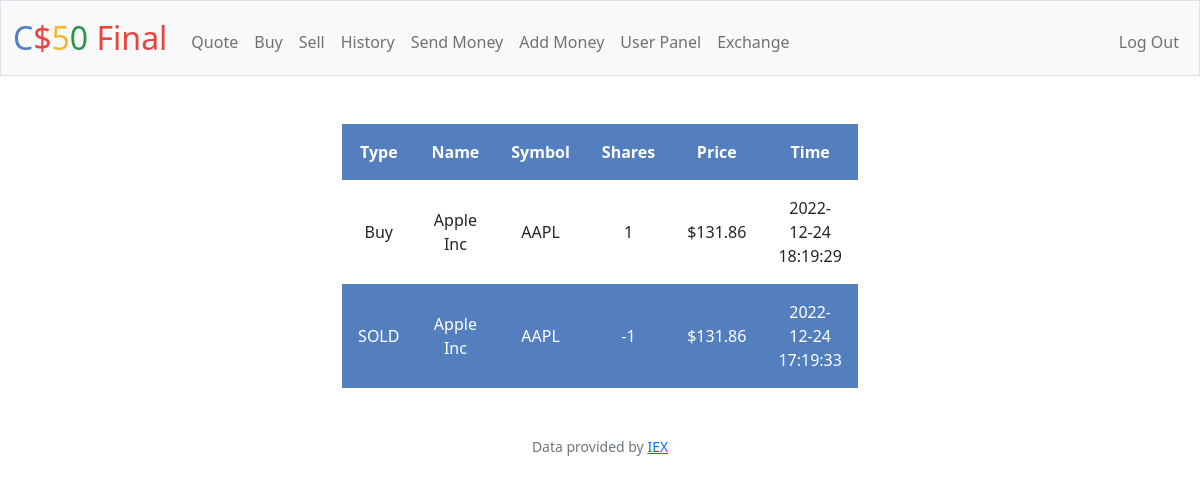
/history (signed in), run on the app's committed database.
### tables this page shows
CREATE TABLE history (
    id INTEGER PRIMARY KEY AUTOINCREMENT,
    user_id INTEGER NOT NULL,
    name TEXT NOT NULL,
    shares INTEGER NOT NULL,
    type TEXT NOT NULL,
    symbol TEXT NOT NULL,
    price NUMERIC NOT NULL,
    time TIMESTAMP DEFAULT CURRENT_TIMESTAMP,
    FOREIGN KEY(user_id) REFERENCES users(id)
);

### app.py (the view)
@app.route("/history")
@login_required
def history():
    user_id = session["user_id"]
    history_db = db.execute("SELECT type, name, symbol, shares, price, time FROM history WHERE user_id = ?", user_id)
    return render_template("history.html", history_db=history_db, usd=usd)

### app.py (called while the page is built)
@app.after_request
def after_request(response):
    response.headers["Cache-Control"] = "no-cache, no-store, must-revalidate"
    response.headers["Expires"] = 0
    response.headers["Pragma"] = "no-cache"
    return response

### helpers.py (called while the page is built)
def login_required(f):
    @wraps(f)
    def decorated_function(*args, **kwargs):
        if session.get("user_id") is None:
            return redirect("/login")
        return f(*args, **kwargs)
    return decorated_function

def usd(value):
    return f"${value:,.2f}"

### templates/history.html (shortened to what this page needs)
{% extends "layout.html" %}
{% block main %}
<table>
        <tr>
                <th>Type</th>
                <th>Name</th>
                <th>Symbol</th>
                <th>Shares</th>
                <th>Price</th>
                <th>Time</th>
        </tr>
        {% for i in history_db%}
        <tr>
                <td>{{ i["type"] }}</td>
                <td>{{ i["name"] }}</td>
                <td>{{ i["symbol"] }}</td>
                <td>{{ i["shares"] }}</td>
                <td>{{ usd(i["price"]) }}</td>
                <td>{{ i["time"] }}</td>
        </tr>
        {% endfor %}
</table>
{% endblock %}

### static/styles.css (style rules this page uses)
table { width: 40%; margin-left: auto; margin-right: auto; padding-left: 15px; padding-right: 15px; text-align: center; }
table th, table td { text-align: center; padding: 1rem; vertical-align: middle; }
tbody tr:nth-of-type(odd) { background-color: #537fbe; color: white; }

### data on the page
history: type "Buy", name "Apple Inc", symbol "AAPL", shares "1", price "$131.86", time "2022-12-24 18:19:29"
history: type "SOLD", name "Apple Inc", symbol "AAPL", shares "-1", price "$131.86", time "2022-12-24 17:19:33"
